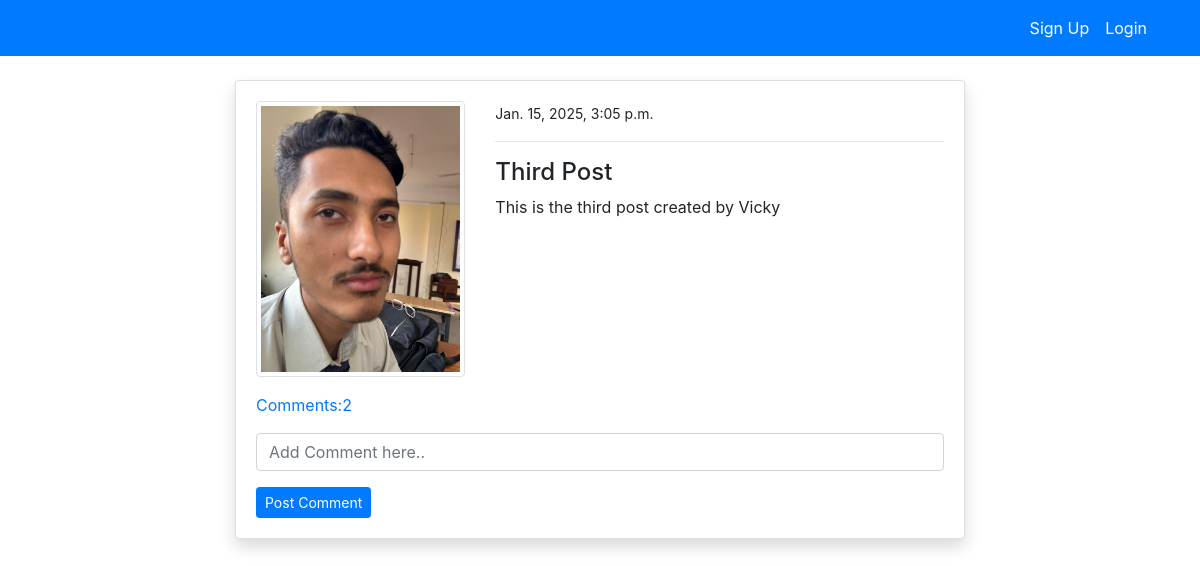
The app's page /post_detail/3/ with its own data.
### blog/models.py (models this page shows, shortened)
class PostModel(models.Model):
    title = models.CharField(max_length=255)
    content = models.TextField()
    author = models.ForeignKey(User, on_delete=models.CASCADE)
    date_created = models.DateTimeField(auto_now_add=True)
    class  Meta:
        ordering = ('-date_created',)
    def comment_count(self):
        return self.comment_set.all().count()
    def comment(self):
        return self.comment_set.all()

### users/models.py (models this page shows, shortened)
class ProfileModel(models.Model):
    user = models.OneToOneField(User, on_delete=models.CASCADE)
    image =models.ImageField(default='image.png', upload_to='profile', validators=[FileExtensionValidator(['png','jpg'])])
    bio = models.TextField(max_length=500, blank=True)

### blog/views.py (the view)
# urls.py: path('post_detail/<int:pk>/', views.post_detail, name='blog-post-detail'),
def post_detail(request, pk):
    post = get_object_or_404(PostModel, id=pk)
    if request.method == "POST":
        c_form = CmmentForm(request.POST)
        if c_form.is_valid():
            instance = c_form.save(commit=False)
            instance.user = request.user  # Assign the logged-in user (admin included)
            instance.post = post
            instance.save()
            return redirect('blog-post-detail', pk=post.id)  # Redirect to avoid re-submission
    else:
        c_form = CmmentForm()
    context = {
        'post': post,
        'c_form': c_form,
    }
    return render(request, 'blog/post_detail.html', context)

### blog/forms.py
class CmmentForm(forms.ModelForm):
    content =forms.CharField( label='',widget=forms.TextInput(attrs={'placeholder': 'Add Comment here..'}))
    class Meta:
        model = Comment
        fields = ('content',)

### blog/templates/blog/post_detail.html (shortened to what this page needs)
{% extends "partials/base.html" %}
{% load crispy_forms_tags %}
{% block content %}
 <div class="container">
    <div class="row mt-5 pt-3">
        <div class="col-md-8 offset-md-2">
            <div class="card my-3 shadow" >
                <div class="card-body">
                    <div class="row">
                        <div class="col-md-4">
                            <img  class="img-thumbnail" src="{{ post.author.profilemodel.image.url }}" alt="profile-img">
                        </div>
                        <div class="col-md-8">
                            <small>{{ post.date_created }}</small>
                            <hr>
                            <h4>{{ post.title }}</h4>
                            <p>
                                {{ post.content }}
                            </p>
                        </div>
                     </div>
                     <p class="mt-3">
                        <a class="" data-toggle="collapse" href="#collapseExample" role="button" aria-expanded="false" aria-controls="collapseExample">
                          Comments:{{ post.comment_count }}
                        </a>
                      </p>
                      <form method="POST" action="{% url 'blog-post-detail' post.id %}">
                        {{ c_form|crispy }}
                        <button type="submit" class="btn btn-primary btn-sm">Post Comment</button>
                      </form>
                </div>
            </div>
        </div>
    </div>
 </div>
{% endblock %}

### records on screen
PostModel: author.profilemodel.image (picture), date_created "Jan. 15, 2025, 3:05 p.m.", title "Third Post", content "This is the third post created by Vicky", comment_count "2"
